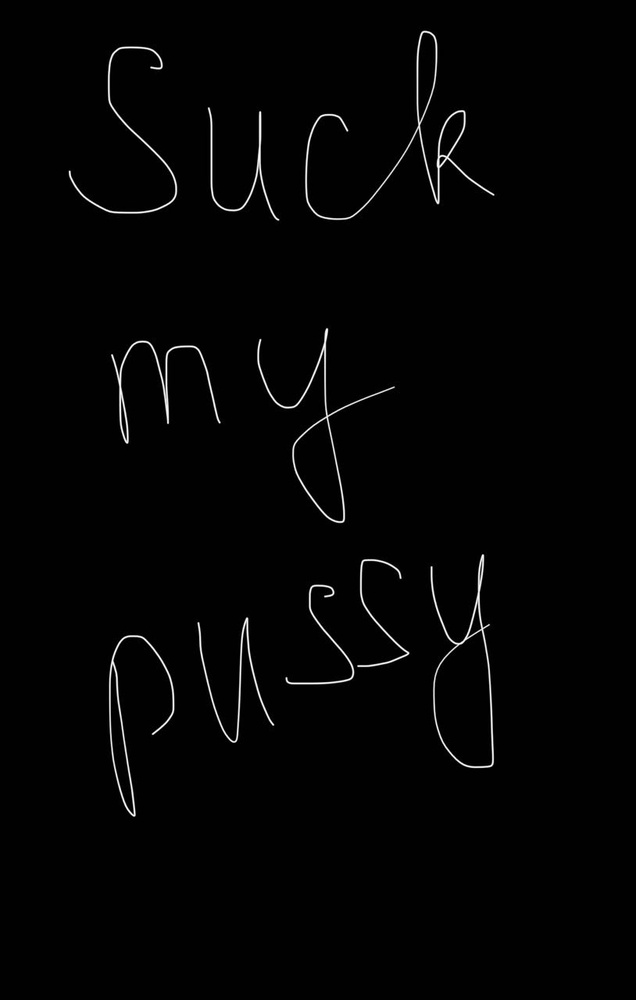
#> input picture opencv_lessons/data/text_detection/img.jpg, 636 x 1000 px, shrunk from 814 x 1280 before the run, found by its file name
$ python 7_lesson_image_edge_detectiomn.py
#> lines starting #> are read from the running program, lines starting #| are printed output that depends on the picture; after the words box and inside, x2 and y2 are one past the last pixel; in counts of white or black regions, pixels touching at a corner belong together
import os
import cv2
import numpy

image_path = os.path.join('opencv_lessons', 'data', 'img.jpg')
image = cv2.imread(image_path)
#> image is the input picture: shape (1000, 636, 3); min 0, max 255, mean 3.9

image_edge = cv2.Canny(image, 50, 150)
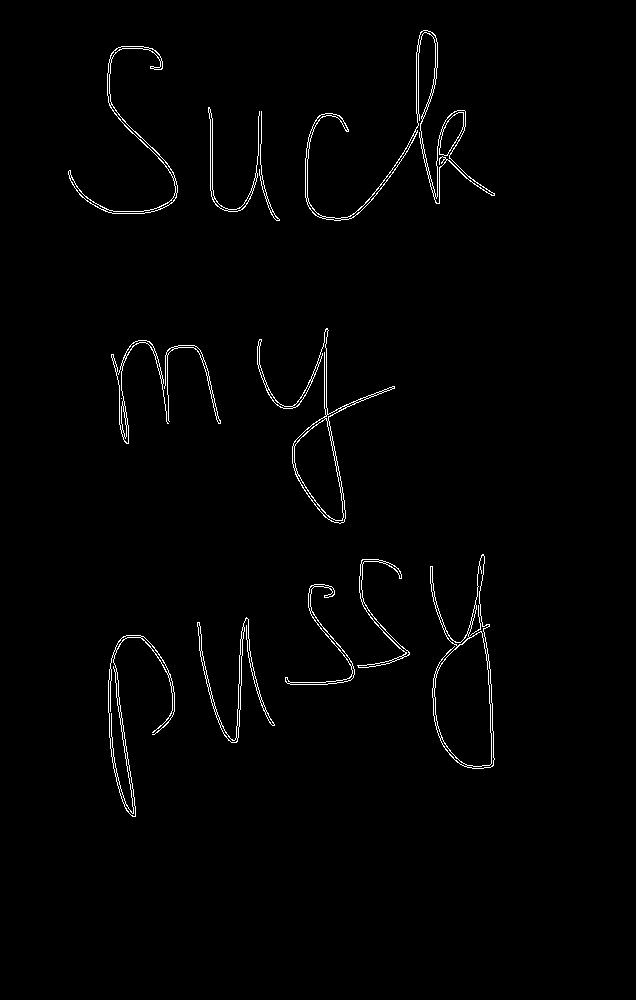
#> image_edge: shape (1000, 636); 1.3% white in thin lines or dots, all inside (x1, y1, x2, y2) = (68, 30, 495, 817)
image_edge_dilate = cv2.dilate(image_edge, numpy.ones((2, 2), dtype=numpy.int8))
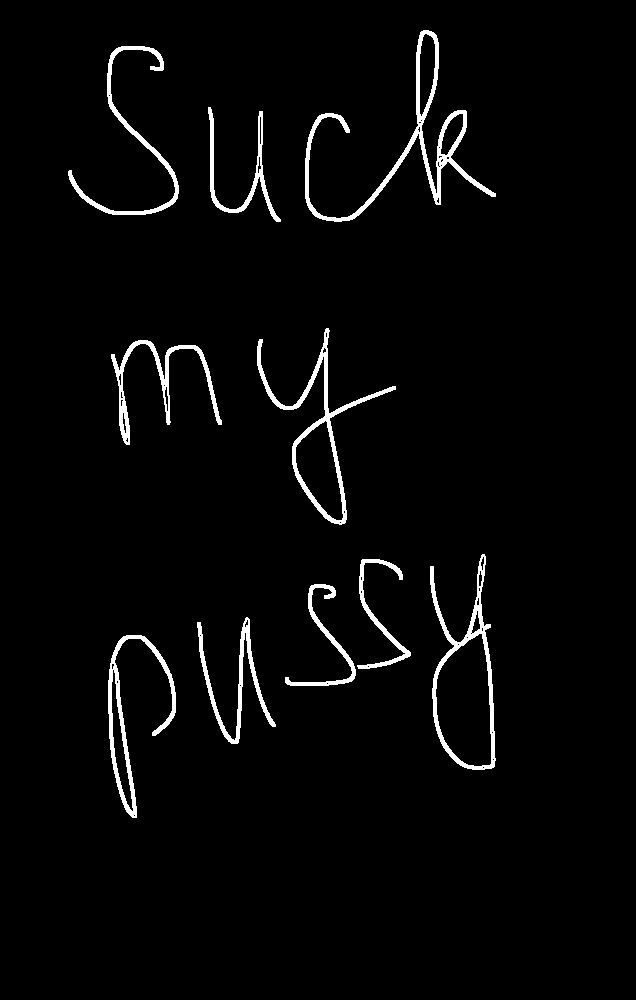
#> image_edge_dilate: shape (1000, 636); 2.9% white; 10 white regions, largest, box (x1, y1, x2, y2) and area: (305, 30, 496, 222) 3455, (257, 328, 396, 525) 2463, (430, 554, 496, 770) 2304
image_edge_erode = cv2.erode(image_edge_dilate, numpy.ones((2, 2), dtype=numpy.int8))
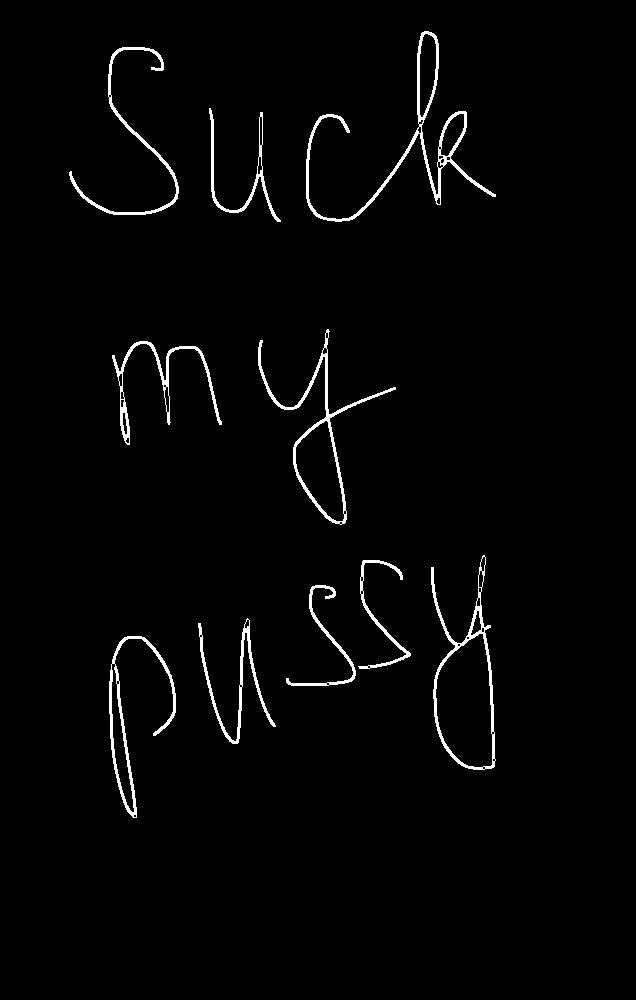
#> image_edge_erode: shape (1000, 636); 2% white; 10 white regions, largest, box (x1, y1, x2, y2) and area: (306, 31, 496, 222) 2470, (258, 329, 396, 525) 1757, (431, 555, 496, 770) 1620

cv2.imshow('image_edge', image_edge)
cv2.imshow('image_edge_dilate', image_edge_dilate)
cv2.imshow('image_edge_erode', image_edge_erode)
cv2.waitKey(0)

$ run again, with opencv_lessons/data/text_detection/pexels-apasaric-3342739.jpg copied over opencv_lessons/data/text_detection/img.jpg
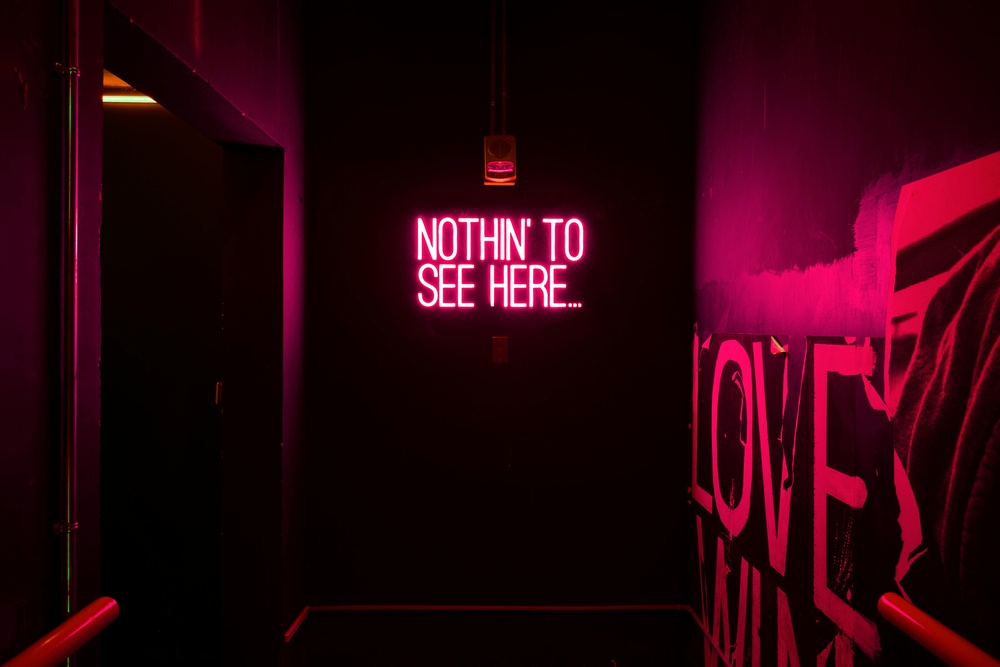
#> input picture opencv_lessons/data/text_detection/pexels-apasaric-3342739.jpg, 1000 x 667 px, shrunk from 6720 x 4480 before the run, found by its file name
#> image is the input picture: shape (667, 1000, 3); mean B, G, R 13.8, 3.3, 44.1
#> `image_edge = cv2.Canny(image, 50, 150)`:
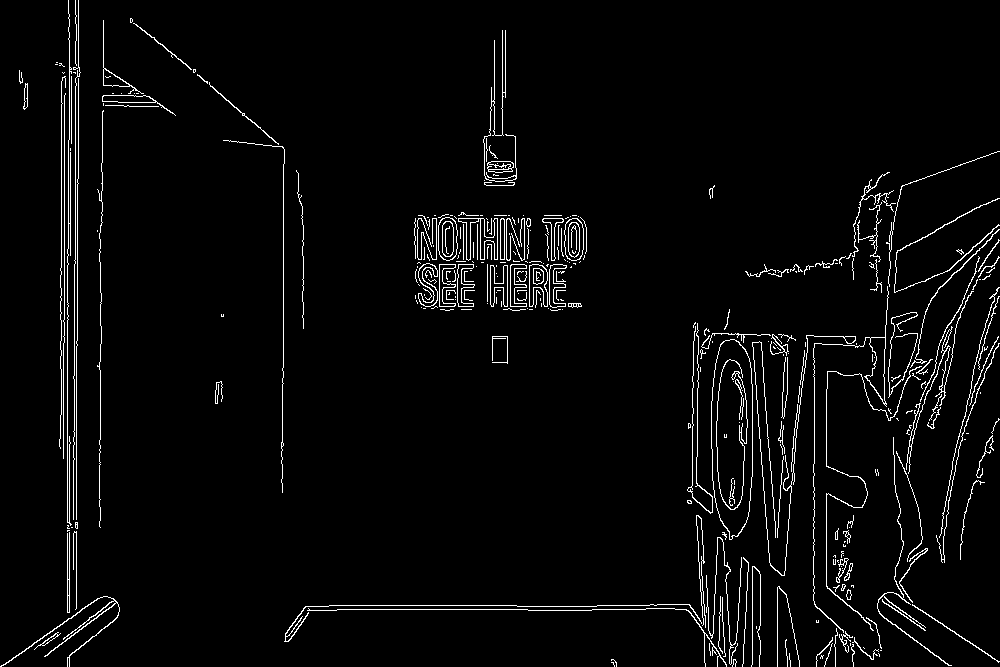
#> image_edge: shape (667, 1000); 3.3% white in thin lines or dots
#> image_edge_dilate: shape (667, 1000); 7% white in thin lines or dots
#> `image_edge_erode = cv2.erode(image_edge_dilate, numpy.ones((2, 2), dty..`:
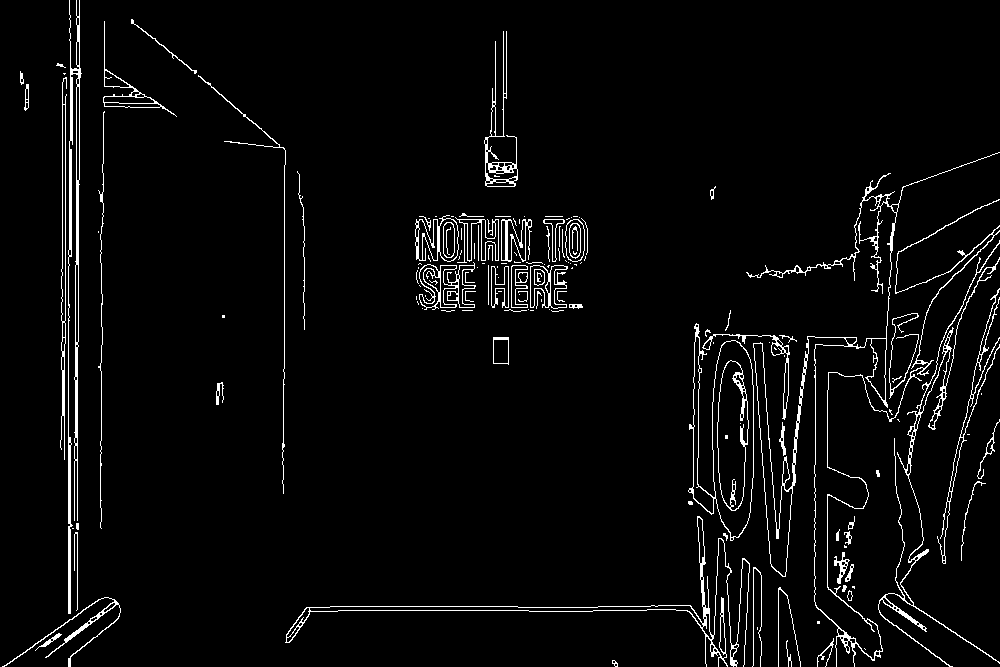
#> image_edge_erode: shape (667, 1000); 3.7% white in thin lines or dots
